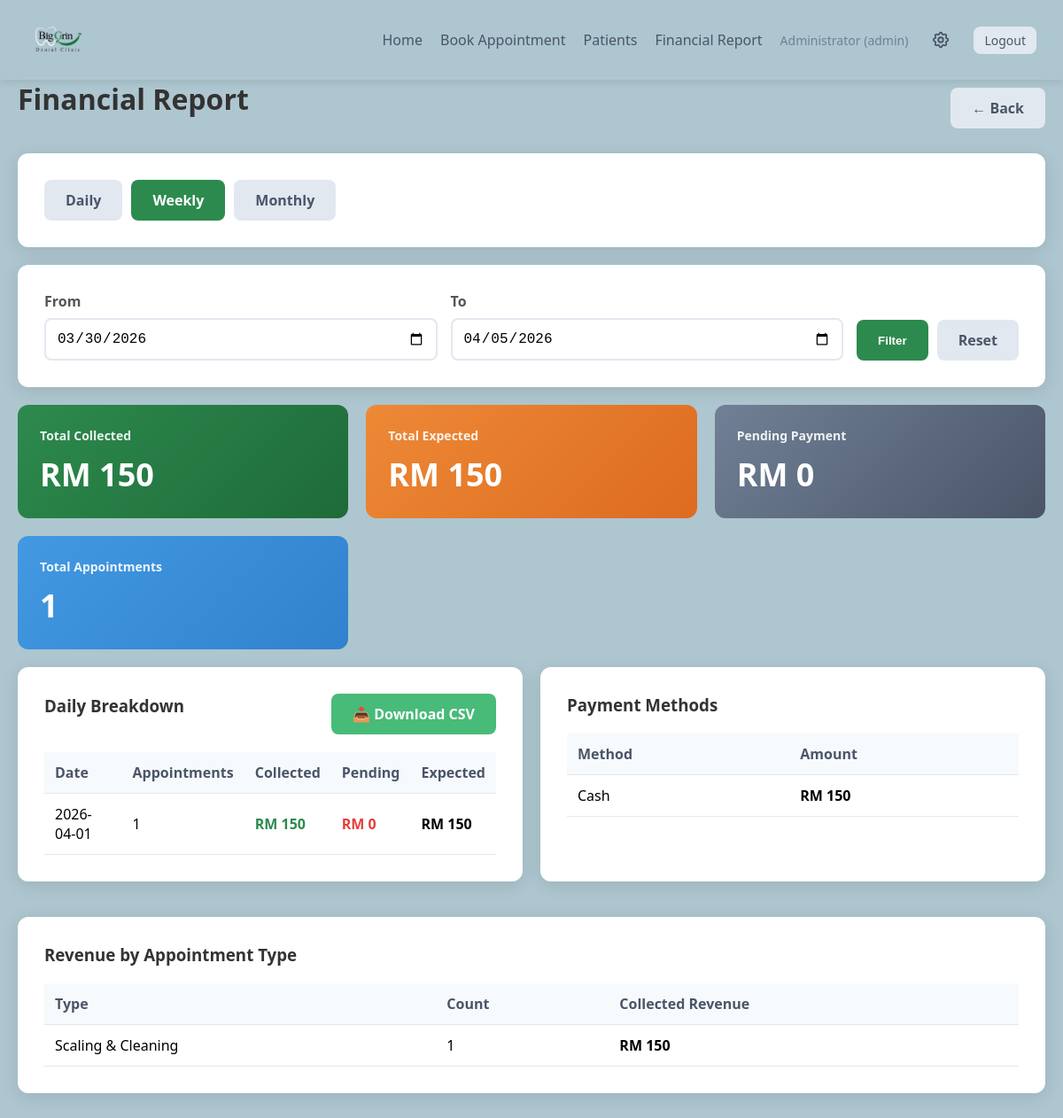
The page /financial-report?view=weekly (signed in) on the database as committed earlier.
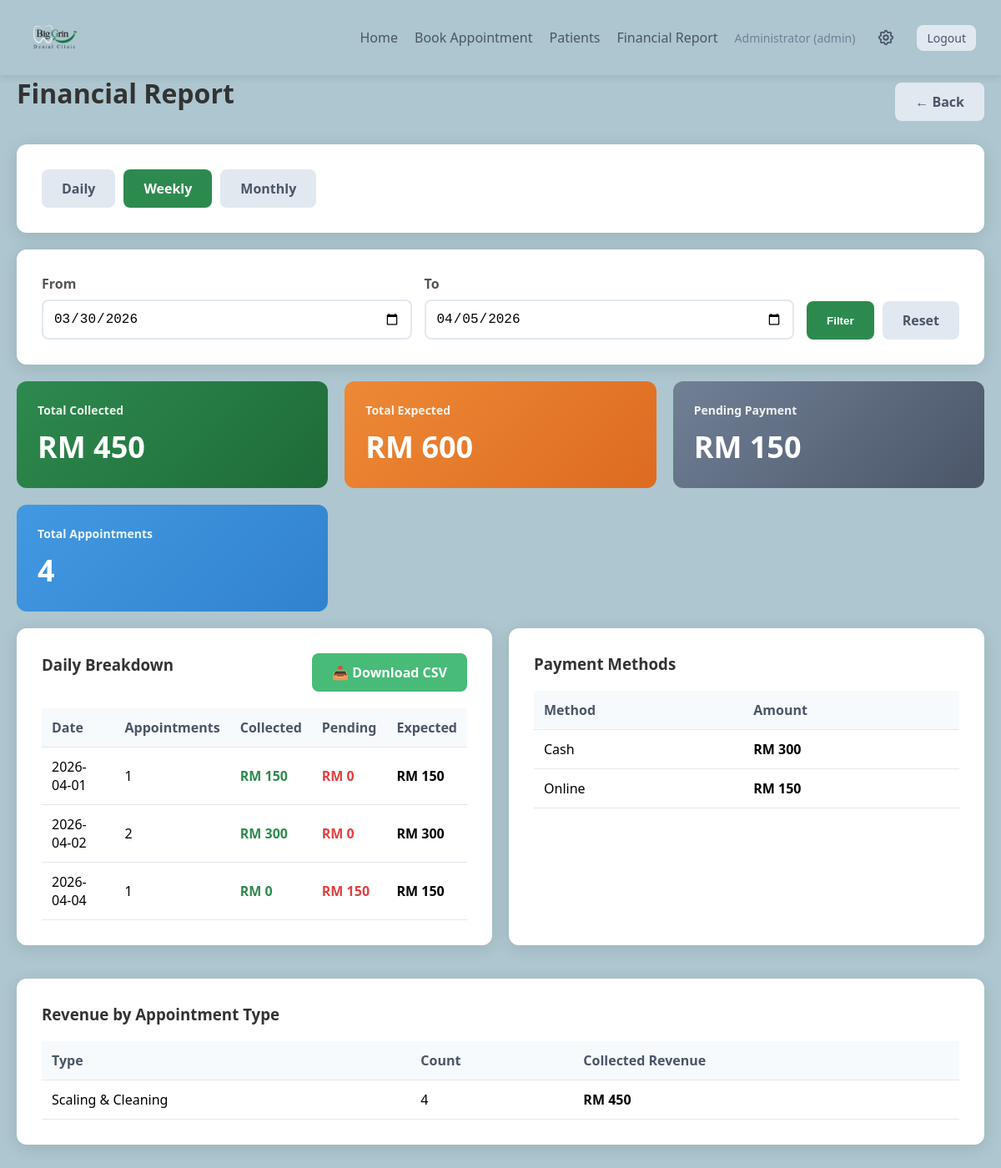
The same page on the database as committed later.
### app.py (models this page shows)
class Appointment(db.Model):
    id = db.Column(db.Integer, primary_key=True)
    patient_id = db.Column(db.Integer, db.ForeignKey('patient.id'), nullable=False)
    appointment_date = db.Column(db.Date, nullable=False)
    start_time = db.Column(db.Time, nullable=False)
    end_time = db.Column(db.Time, nullable=False)
    appointment_type = db.Column(db.String(50), nullable=False)
    status = db.Column(db.String(20), default='scheduled')  # 'scheduled', 'completed', 'cancelled'
    notes = db.Column(db.Text, nullable=True)
    fee = db.Column(db.Integer, nullable=True)  # Fee in RM
    payment_status = db.Column(db.String(20), default='pending')  # 'pending', 'paid', 'refunded'
    payment_method = db.Column(db.String(50), nullable=True)  # 'cash', 'card', 'online'
    patient = db.relationship('Patient', backref='appointments')

### app.py (the view, shortened to what this page needs)
@app.route('/financial-report')
def financial_report():
    if 'user_id' not in session or session.get('role') not in ['admin', 'doctor']:
        return redirect(url_for('login'))
    today = datetime.now().date()
    view_type = request.args.get('view', 'daily')  # daily, weekly, monthly
    start_date_str = request.args.get('start_date')
    end_date_str = request.args.get('end_date')
    if start_date_str and end_date_str:
        start_date = datetime.strptime(start_date_str, '%Y-%m-%d').date()
        end_date = datetime.strptime(end_date_str, '%Y-%m-%d').date()
    else:
        if view_type == 'daily':
            start_date = today
            end_date = today
        elif view_type == 'weekly':
            start_date = today - timedelta(days=today.weekday())  # Start of week (Monday)
            end_date = start_date + timedelta(days=6)
        else:  # monthly
            start_date = today.replace(day=1)
            if today.month == 12:
                end_date = today.replace(year=today.year + 1, month=1, day=1) - timedelta(days=1)
            else:
                end_date = today.replace(month=today.month + 1, day=1) - timedelta(days=1)
    appointments = Appointment.query.filter(
        Appointment.appointment_date >= start_date,
        Appointment.appointment_date <= end_date
    ).filter(Appointment.status != 'cancelled').order_by(Appointment.appointment_date).all()
    from collections import defaultdict
    daily_data = defaultdict(lambda: {'collected': 0, 'pending': 0, 'expected': 0, 'count': 0})
    for appt in appointments:
        date_key = appt.appointment_date.strftime('%Y-%m-%d')
        fee = appt.fee or APPOINTMENT_TYPES[appt.appointment_type]['fee']
        daily_data[date_key]['expected'] += fee
        daily_data[date_key]['count'] += 1
        if appt.payment_status == 'paid':
            daily_data[date_key]['collected'] += fee
        else:
            daily_data[date_key]['pending'] += fee
    total_collected = sum(d['collected'] for d in daily_data.values())
    total_pending = sum(d['pending'] for d in daily_data.values())
    total_expected = sum(d['expected'] for d in daily_data.values())
    total_appointments = sum(d['count'] for d in daily_data.values())
    payment_methods = defaultdict(int)
    for appt in appointments:
        if appt.payment_status == 'paid' and appt.payment_method:
            payment_methods[appt.payment_method] += appt.fee or APPOINTMENT_TYPES[appt.appointment_type]['fee']
    type_breakdown = defaultdict(lambda: {'count': 0, 'revenue': 0})
    for appt in appointments:
        fee = appt.fee or APPOINTMENT_TYPES[appt.appointment_type]['fee']
        type_breakdown[appt.appointment_type]['count'] += 1
        if appt.payment_status == 'paid':
            type_breakdown[appt.appointment_type]['revenue'] += fee
    return render_template('financial_report.html',
                         view_type=view_type,
                         start_date=start_date,
                         end_date=end_date,
                         daily_data=daily_data,
                         total_collected=total_collected,
                         total_pending=total_pending,
                         total_expected=total_expected,
                         total_appointments=total_appointments,
                         payment_methods=dict(payment_methods),
                         type_breakdown=dict(type_breakdown),
                         appointment_types=APPOINTMENT_TYPES)

### templates/financial_report.html (shortened to what the changed rows need)
{% extends "base.html" %}
{% block content %}
<div style="display: flex; justify-content: space-between; align-items: center; margin-bottom: 20px;">
    <h1>Financial Report</h1>
</div>
<div class="grid">
    <div class="stat-card" style="background: linear-gradient(135deg, #2d8a4e 0%, #1e6b38 100%);">
        <h3>Total Collected</h3>
        <div class="number">RM {{ total_collected }}</div>
    </div>
    <div class="stat-card" style="background: linear-gradient(135deg, #ed8936 0%, #dd6b20 100%);">
        <h3>Total Expected</h3>
        <div class="number">RM {{ total_expected }}</div>
    </div>
    <div class="stat-card" style="background: linear-gradient(135deg, #718096 0%, #4a5568 100%);">
        <h3>Pending Payment</h3>
        <div class="number">RM {{ total_pending }}</div>
    </div>
    <div class="stat-card" style="background: linear-gradient(135deg, #4299e1 0%, #3182ce 100%);">
        <h3>Total Appointments</h3>
        <div class="number">{{ total_appointments }}</div>
    </div>
</div>
<div class="grid" style="margin-top: 20px;">
    <div class="card">
        {% if daily_data %}
        <table>
            <thead>
                <tr>
                    <th>Date</th>
                    <th>Appointments</th>
                    <th>Collected</th>
                    <th>Pending</th>
                    <th>Expected</th>
                </tr>
            </thead>
            <tbody>
                {% for date, data in daily_data.items()|sort %}
                <tr>
                    <td>{{ date }}</td>
                    <td>{{ data.count }}</td>
                    <td style="color: #2d8a4e; font-weight: 600;">RM {{ data.collected }}</td>
                    <td style="color: #e53e3e; font-weight: 600;">RM {{ data.pending }}</td>
                    <td style="font-weight: 600;">RM {{ data.expected }}</td>
                </tr>
                {% endfor %}
            </tbody>
        </table>
        {% else %}
        <div style="text-align: center; padding: 40px; color: #a0aec0;">
            <p>No data available for selected period</p>
        </div>
        {% endif %}
    </div>
    <div class="card">
        {% if payment_methods %}
        <table>
            <thead>
                <tr>
                    <th>Method</th>
                    <th>Amount</th>
                </tr>
            </thead>
            <tbody>
                {% for method, amount in payment_methods.items() %}
                <tr>
                    <td>{{ method.title() }}</td>
                    <td style="font-weight: 600;">RM {{ amount }}</td>
                </tr>
                {% endfor %}
            </tbody>
        </table>
        {% else %}
        <div style="text-align: center; padding: 40px; color: #a0aec0;">
            <p>No payment data available</p>
        </div>
        {% endif %}
    </div>
</div>
<div class="card" style="margin-top: 20px;">
    {% if type_breakdown %}
    <table>
        <thead>
            <tr>
                <th>Type</th>
                <th>Count</th>
                <th>Collected Revenue</th>
            </tr>
        </thead>
        <tbody>
            {% for type, data in type_breakdown.items() %}
            <tr>
                <td>{{ appointment_types[type].name }}</td>
                <td>{{ data.count }}</td>
                <td style="font-weight: 600;">RM {{ data.revenue }}</td>
            </tr>
            {% endfor %}
        </tbody>
    </table>
    {% else %}
    <div style="text-align: center; padding: 40px; color: #a0aec0;">
        <p>No appointment data available</p>
    </div>
    {% endif %}
</div>
{% endblock %}

Rows that differ between the two databases and show on the page:
computed for Appointment "Cash": fee "150" → "300"; count "1" → "4"; revenue "150" → "450"
added Appointment: title "Online", fee "150", shown under "Payment Methods"
Other text that changed with them:
{{ total_collected }}: "150" → "450"
{{ total_expected }}: "150" → "600"
{{ total_pending }}: "0" → "150"
{{ total_appointments }}: "1" → "4"
new list line: "2026-04-02 2 RM 300 RM 0 RM 300"
new list line: "2026-04-04 1 RM 0 RM 150 RM 150"
